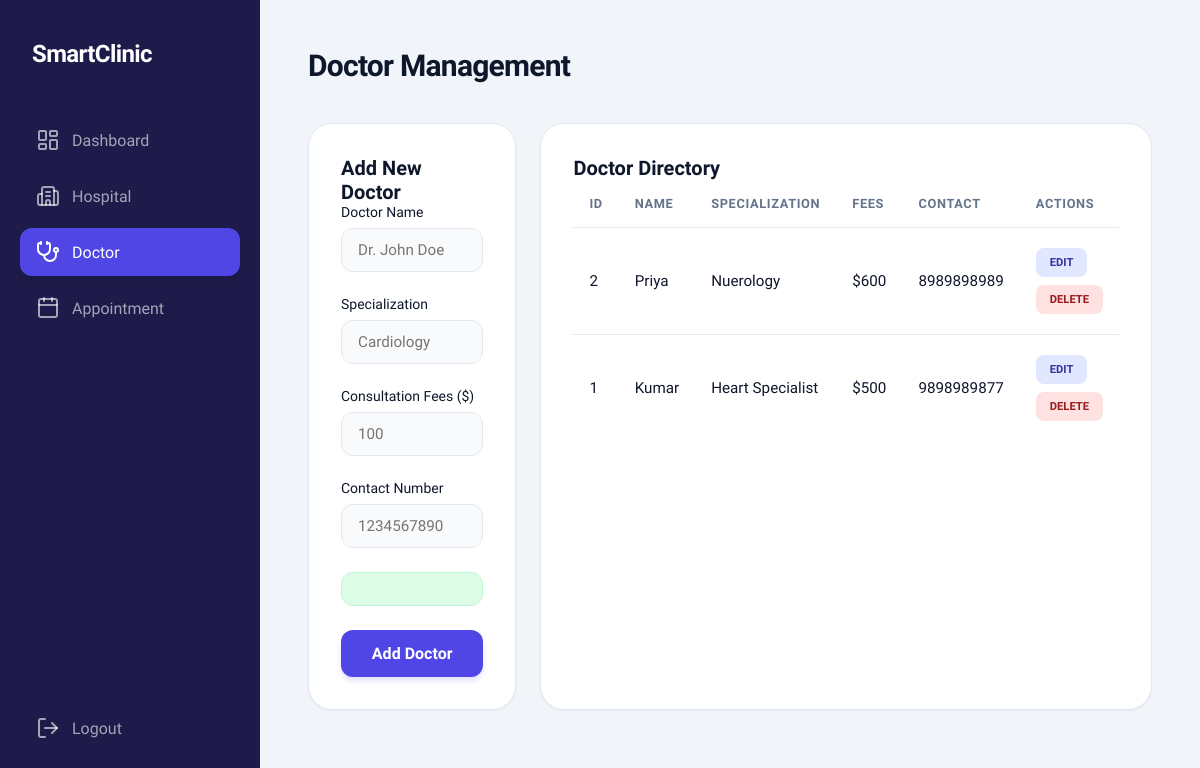
The page /doctor.php (signed in) on the database its author committed.
### tables this page shows
CREATE TABLE `sc_consultant` (
  `id` int(11) NOT NULL AUTO_INCREMENT,
  `created_date_time` datetime DEFAULT NULL,
  `updated_date_time` datetime DEFAULT NULL,
  `consultant_id` mediumtext DEFAULT NULL,
  `consultan_name` mediumtext DEFAULT NULL,
  `consultant_fees` int(11) NOT NULL DEFAULT 0,
  `consultant_specification` mediumtext DEFAULT NULL,
  `consultant_number` mediumtext DEFAULT NULL,
  `deleted` int(11) NOT NULL DEFAULT 0,
  PRIMARY KEY (`id`)
);

### doctor.php (the view, shortened to what this page needs)
<?php
    include_once("common_file.php");
    $edit_id = $_GET['doctor_id'] ?? '';
    $name = "";
    $specialization = "";
    $fees = "";
    $contact = "";
?>
<!DOCTYPE html>
<html lang="en">
<head>
    <link rel="stylesheet" href="assets/css/style.css">
</head>
<body>
    <div class="dashboard-container">
        <?php include 'includes/sidebar.php'; ?>
        <main class="main-content">
            <header class="top-header">
                <div class="page-title">
                    <h1>Doctor Management</h1>
                </div>
            </header>
            <div class="grid-container" style="grid-template-columns: 1fr 2fr;">
                <div class="content-card">
                    <div class="content-card-header">
                        <h2><?php echo empty($edit_id) ? "Add New Doctor" : "Update Doctor"; ?></h2>
                    </div>
                    <form name="doctor_form" id="doctor_form" onsubmit="event.preventDefault(); formSubmit('doctor_form', 'doctor_action.php', 'doctor.php', 'doctor');">
                        <div class="form-group">
                            <label for="doc-name">Doctor Name</label>
                            <input type="text" id="doc-name" name="name" class="form-input" placeholder="Dr. John Doe" value="<?php echo $name; ?>" onkeypress="return allowLettersOnly(event)" required>
                        </div>
                        <div class="form-group">
                            <label for="doc-spec">Specialization</label>
                            <input type="text" id="doc-spec" name="specialization" class="form-input" placeholder="Cardiology" value="<?php echo $specialization; ?>" required>
                        </div>
                        <div class="form-group">
                            <label for="doc-fees">Consultation Fees ($)</label>
                            <input type="number" id="doc-fees" name="fees" class="form-input" placeholder="100" value="<?php echo $fees; ?>" onkeypress="return allowNumbersOnly(event)" required>
                        </div>
                        <div class="form-group">
                            <label for="doc-contact">Contact Number</label>
                            <input type="tel" id="doc-contact" name="contact" class="form-input" placeholder="1234567890" value="<?php echo $contact; ?>" onkeypress="return allowNumbersOnly(event)" required>
                        </div>
                        <div id="success-msg" class="success-msg hidden"></div>
                        <button type="submit" class="btn-primary"><?php echo empty($edit_id) ? "Add Doctor" : "Update Doctor"; ?></button>
                    </form>
                </div>
                <div class="content-card">
                    <div class="content-card-header">
                        <h2>Doctor Directory</h2>
                    </div>
                    <div class="table-container">
                        <table>
                            <thead>
                                <tr>
                                    <th>ID</th>
                                    <th>Name</th>
                                    <th>Specialization</th>
                                    <th>Fees</th>
                                    <th>Contact</th>
                                    <th>Actions</th>
                                </tr>
                            </thead>
                            <tbody>
                                <?php
                                    $stmt = $con->prepare("SELECT * FROM " . $GLOBALS['consultant_table'] . " WHERE deleted = 0 ORDER BY id DESC");
                                    $stmt->execute();
                                    $doctors = $stmt->fetchAll();
                                    if ($doctors) {
                                        foreach ($doctors as $doc) {
                                            echo "<tr>";
                                            echo "<td>" . $doc['id'] . "</td>";
                                            echo "<td>" . $doc['consultan_name'] . "</td>";
                                            echo "<td>" . $doc['consultant_specification'] . "</td>";
                                            echo "<td>$" . $doc['consultant_fees'] . "</td>";
                                            echo "<td>" . $doc['consultant_number'] . "</td>";
                                             echo "<td>
                                                    <a href='doctor.php?doctor_id=" . $doc['consultant_id'] . "' class='status-badge status-attended' style='border:none; cursor:pointer; text-decoration:none; margin-right:5px;'>Edit</a>
                                                    <button onclick='deleteDoctor(\"" . $doc['consultant_id'] . "\")' class='status-badge status-expired' style='border:none; cursor:pointer;'>Delete</button>
                                                  </td>";
                                            echo "</tr>";
                                        }
                                    } else {
                                        echo "<tr><td colspan='6' style='text-align:center;'>No records found</td></tr>";
                                    }
                                ?>
                            </tbody>
                        </table>
                    </div>
                </div>
            </div>
        </main>
    </div>
</body>
</html>

### includes/sidebar.php (shortened to what this page needs)
<div class="sidebar">
    <div class="logo-area">
        <h2>SmartClinic</h2>
    </div>
    <ul class="nav-menu">
        <li class="nav-item">
            <a href="dashboard.php" class="nav-link <?php echo basename($_SERVER['PHP_SELF']) == 'dashboard.php' ? 'active' : ''; ?>">
                <i data-lucide="layout-dashboard"></i>
                <span>Dashboard</span>
            </a>
        </li>
        <li class="nav-item">
            <a href="company.php" class="nav-link <?php echo basename($_SERVER['PHP_SELF']) == 'company.php' ? 'active' : ''; ?>">
                <i data-lucide="building-2"></i>
                <span>Hospital</span>
            </a>
        </li>
        <li class="nav-item">
            <a href="doctor.php" class="nav-link <?php echo basename($_SERVER['PHP_SELF']) == 'doctor.php' ? 'active' : ''; ?>">
                <i data-lucide="stethoscope"></i>
                <span>Doctor</span>
            </a>
        </li>
        <li class="nav-item">
            <a href="appointment.php" class="nav-link <?php echo basename($_SERVER['PHP_SELF']) == 'appointment.php' ? 'active' : ''; ?>">
                <i data-lucide="calendar"></i>
                <span>Appointment</span>
            </a>
        </li>
        <li class="nav-item" style="margin-top: auto; padding-top: 20px;">
            <a href="logout.php" class="nav-link">
                <i data-lucide="log-out"></i>
                <span>Logout</span>
            </a>
        </li>
    </ul>
</div>

### assets/css/style.css (style rules this page uses)
:root { --primary-color: #4f46e5; --primary-hover: #4338ca; --secondary-color: #0ea5e9; --accent-color: #10b981; --bg-main: #f1f5f9; --bg-card: #ffffff; --text-main: #0f172a; --text-muted: #64748b; --border-color: #e2e8f0; --sidebar-bg: #1e1b4b; --sidebar-width: 260px; --transition: all 0.3s cubic-bezier(0.4, 0, 0.2, 1); --shadow-sm: 0 1px 2px 0 rgb(0 0 0 / 0.05); --shadow-md: 0 4px 6px -1px rgb(0 0 0 / 0.1), 0 2px 4px -2px rgb(0 0 0 / 0.1); --shadow-lg: 0 10px 15px -3px rgb(0 0 0 / 0.1), 0 4px 6px -4px rgb(0 0 0 / 0.1); }
* { margin: 0; padding: 0; box-sizing: border-box; font-family: 'Plus Jakarta Sans', sans-serif; }
body { background-color: var(--bg-main); color: var(--text-main); overflow-x: hidden; }
.form-group { margin-bottom: 24px; }
.form-group label { display: block; margin-bottom: 8px; font-size: 0.875rem; font-weight: 500; color: var(--text-main); }
.form-input { width: 100%; padding: 12px 16px; background: #f8fafc; border: 1px solid var(--border-color); border-radius: 12px; color: var(--text-main); font-size: 0.95rem; transition: var(--transition); }
.btn-primary { width: 100%; padding: 14px; background: var(--primary-color); border: none; border-radius: 12px; color: white; font-weight: 600; font-size: 1rem; cursor: pointer; transition: var(--transition); box-shadow: 0 4px 6px -1px rgba(79, 70, 229, 0.2); }
.dashboard-container { display: flex; min-height: 100vh; }
.sidebar { width: var(--sidebar-width); background: var(--sidebar-bg); padding: 40px 20px; display: flex; flex-direction: column; position: fixed; height: 100vh; color: white; z-index: 100; }
.logo-area { margin-bottom: 48px; padding: 0 12px; }
.logo-area h2 { font-size: 1.5rem; font-weight: 800; color: white; letter-spacing: -0.025em; }
.nav-menu { list-style: none; display: flex; flex-direction: column; height: 100%; }
.nav-item { margin-bottom: 8px; }
.nav-link { display: flex; align-items: center; padding: 12px 16px; color: rgba(255, 255, 255, 0.6); text-decoration: none; border-radius: 12px; transition: var(--transition); gap: 12px; font-weight: 500; }
.nav-link.active { background: var(--primary-color); color: white; box-shadow: 0 4px 6px -1px rgba(0, 0, 0, 0.1); }
.main-content { flex: 1; margin-left: var(--sidebar-width); padding: 48px; }
.top-header { display: flex; justify-content: space-between; align-items: center; margin-bottom: 40px; }
.page-title h1 { font-size: 1.875rem; font-weight: 700; color: var(--text-main); letter-spacing: -0.025em; }
.grid-container { display: grid; grid-template-columns: repeat(auto-fill, minmax(300px, 1fr)); gap: 24px; margin-bottom: 40px; }
.content-card { background: white; border: 1px solid var(--border-color); padding: 32px; border-radius: 24px; margin-bottom: 30px; box-shadow: var(--shadow-sm); }
.content-card-header h2 { font-size: 1.25rem; font-weight: 700; color: var(--text-main); }
.table-container { width: 100%; overflow-x: auto; }
table { width: 100%; border-collapse: separate; border-spacing: 0; }
th { text-align: left; padding: 16px; color: var(--text-muted); font-weight: 600; font-size: 0.8rem; text-transform: uppercase; letter-spacing: 0.05em; border-bottom: 1px solid var(--border-color); }
td { padding: 20px 16px; border-bottom: 1px solid var(--border-color); color: var(--text-main); font-size: 0.95rem; vertical-align: middle; }
tr:last-child td { border-bottom: none; }
td:last-child { display: flex; gap: 8px; flex-wrap: wrap; align-items: center; }
.status-badge { display: inline-flex; align-items: center; justify-content: center; padding: 8px 14px; border-radius: 8px; font-size: 0.7rem; font-weight: 700; text-transform: uppercase; white-space: nowrap; border: none; cursor: pointer; transition: var(--transition); }
.status-attended { background: #e0e7ff; color: #3730a3; }
.status-expired { background: #fee2e2; color: #991b1b; }
.success-msg { background: #dcfce7; color: #166534; padding: 16px; border-radius: 12px; margin-bottom: 24px; text-align: center; font-weight: 600; border: 1px solid #bbf7d0; }

### rows shown on the page
sc_consultant: id "2", consultan_name "Priya", consultant_specification "Nuerology", consultant_fees "600", consultant_number "8989898989"
sc_consultant: id "1", consultan_name "Kumar", consultant_specification "Heart Specialist", consultant_fees "500", consultant_number "9898989877"
